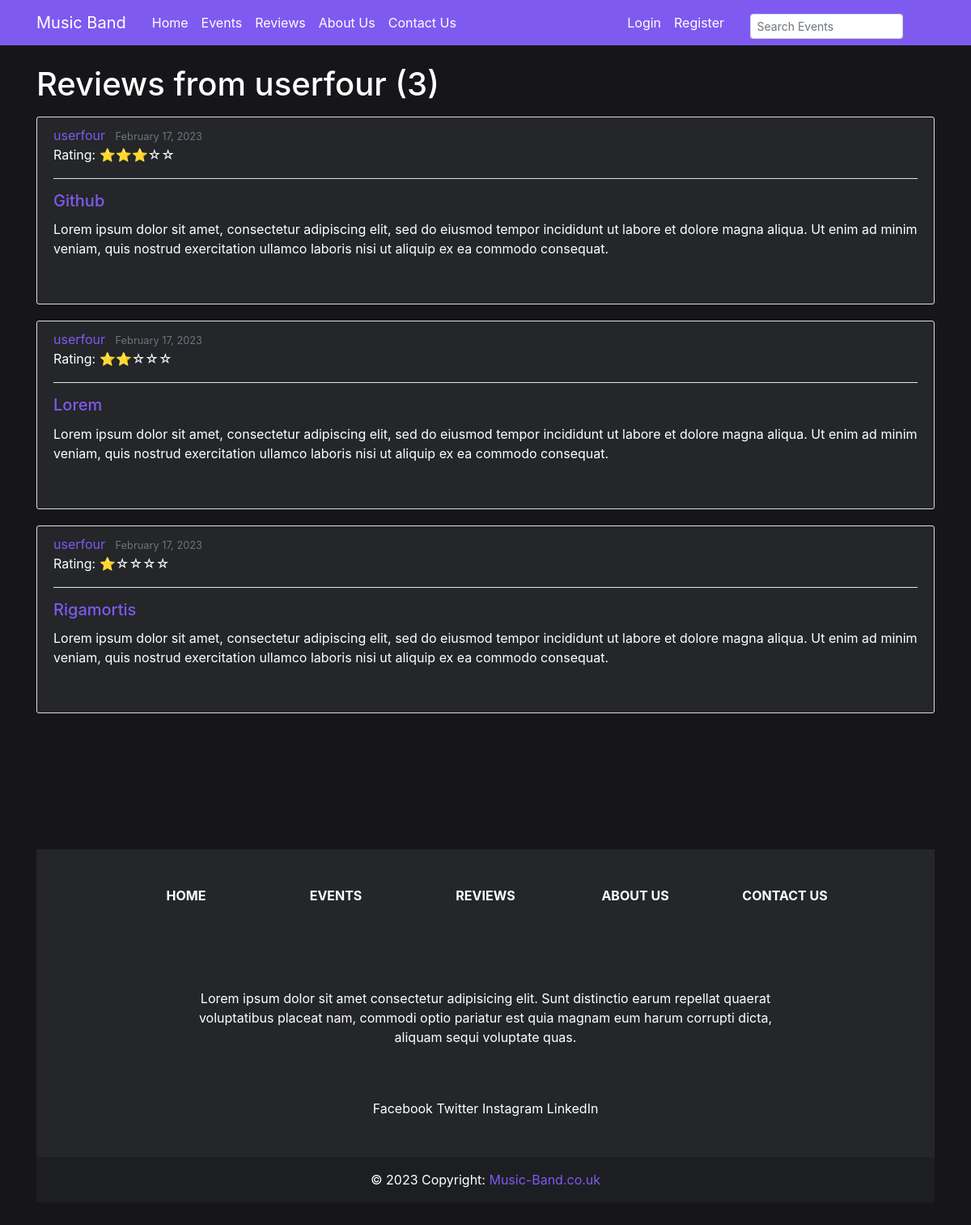
The page /user/userfour on the database its author committed.
### events/models.py (models this page shows, shortened)
class Review(models.Model):
    author = models.CharField(max_length=100)
    event_rating = models.PositiveSmallIntegerField(validators=[MinValueValidator(0), MaxValueValidator(5)]) # event rating is a positive small integer field
    content = models.TextField()
    date_posted = models.DateTimeField(auto_now_add=True)
    event = models.ForeignKey(Event, on_delete=models.CASCADE)
    user = models.ForeignKey(settings.AUTH_USER_MODEL, on_delete=models.CASCADE, null=True)

class Event(models.Model):
    name = models.CharField(max_length=100)
    event_type = models.CharField(max_length=50)
    location = models.CharField(max_length=100)
    date = models.DateTimeField()
    description = models.TextField()
    photo = models.ImageField(upload_to='imgs')
    def __str__(self):
        return self.name

### events/views.py (the view)
# urls.py: path('user/<str:username>', UserReviewListView.as_view(), name='user-reviews'),
class UserReviewListView(ListView): # This view is used to display all the reviews in the database
    model = Review # Tells the view which model to query
    template_name = 'events/user_reviews.html' # <app>/<model>_<viewtype>.html
    context_object_name = 'reviews' # name of the object list that will be used in the template
    paginate_by = 5 # number of reviews to display per page
    def get_queryset(self):
        user = get_object_or_404(User, username=self.kwargs.get('username'))
        return Review.objects.filter(author=user).order_by('-date_posted') # orders the reviews by date posted

### events/templatetags/rating_stars.py (called while the page is built)
@register.filter
def stars(value):
    full_stars = int(value)
    empty_stars = 5 - full_stars
    return '⭐' * full_stars + '☆' * empty_stars

### events/templates/events/user_reviews.html (shortened to what this page needs)
{% extends "events/base.html" %}
{% load rating_stars %}
{% block content %}
    <h1 class="mb-3">Reviews from {{ view.kwargs.username }} ({{ page_obj.paginator.count }})</h1>
    {% for review in reviews %}
        <article class="media content-section">
            <div class="media-body">
                <div class="article-metadata">
                    <a class="mr-2" style="color: #7f5af0;" href="{% url 'user-reviews' review.author %}">{{ review.author }}</a>
                    <small class="text-muted">{{ review.date_posted|date:"F d, Y" }}</small>
                    <p class="review-card-rating">Rating: {{ review.event_rating|stars }}</p>
                </div>
                <h2><a class="event-card-title" href="{% url 'review-detail' review.id %}">{{ review.event}}</a></h2>
                <p class="article-content">{{ review.content }}</p>
            </div>
        </article>
    {% endfor %}
{% endblock content %}

### events/static/events/main.css (style rules this page uses)
body { background: #16161a; color: #333333; margin-top: 5rem; }
h1, h2, h3, h4, h5, h6 { color: #fffffe; }
p { color: #fffffe; }
.content-section { background: #242629; padding: 10px 20px; border: 1px solid #dddddd; border-radius: 3px; margin-bottom: 20px; padding-bottom: 40px; }
.article-content { white-space: pre-line; }
.article-metadata { padding-bottom: 1px; margin-bottom: 4px; border-bottom: 1px solid #e3e3e3 }
.event-card-title { font-size: 20px; margin-bottom: 10px; color: #7f5af0; }

### rows shown on the page
Review: author "userfour", date_posted "February 17, 2023", event_rating|stars "⭐⭐⭐☆☆", event "Github", content "Lorem ipsum dolor sit amet, consectetur adipiscing elit, sed do eiusmod tempor incididunt ut labore et dolore magna aliqua. Ut enim ad minim veniam, quis nostrud exercitation ullamco laboris nisi ut aliquip ex ea commodo consequat."
Review: author "userfour", date_posted "February 17, 2023", event_rating|stars "⭐⭐☆☆☆", event "Lorem", content "Lorem ipsum dolor sit amet, consectetur adipiscing elit, sed do eiusmod tempor incididunt ut labore et dolore magna aliqua. Ut enim ad minim veniam, quis nostrud exercitation ullamco laboris nisi ut aliquip ex ea commodo consequat."
Review: author "userfour", date_posted "February 17, 2023", event_rating|stars "⭐☆☆☆☆", event "Rigamortis", content "Lorem ipsum dolor sit amet, consectetur adipiscing elit, sed do eiusmod tempor incididunt ut labore et dolore magna aliqua. Ut enim ad minim veniam, quis nostrud exercitation ullamco laboris nisi ut aliquip ex ea commodo consequat."

### other values the page prints
{{ view.kwargs.username }} "userfour"
{{ page_obj.paginator.count }} "3"
